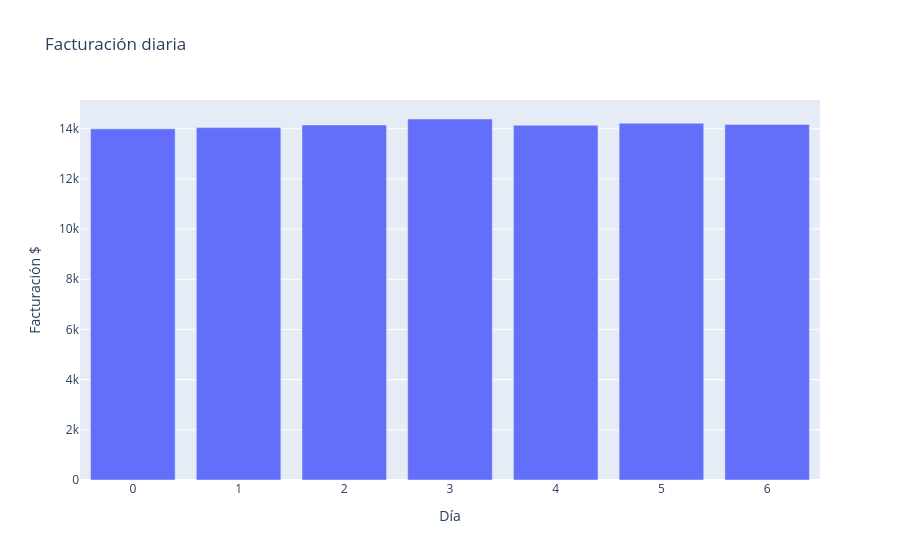

This figure's notebook cell:
### Markdown cell above
Creo un gráfico para ver la actividad por día.

### Code cell
figura_px14 = px.bar(dias_actividad,
                     x='dia_semana',
                     y='amount',    
                     title='Facturación diaria',
                     labels={
                         'dia_semana': 'Día',
                         'amount': 'Facturación $'
                          })

figura_px14.show()

### Figure 1 — Plotly figure (JSON) as saved in the notebook; plotly's stock layout.template omitted (floating-point values rounded to 4 significant figures)
{"data": [{"hovertemplate": "Día=%{x}<br>Facturación $=%{y}<extra></extra>", "legendgroup": "", "marker": {"color": "#636efa", "pattern": {"shape": ""}}, "name": "", "orientation": "v", "showlegend": false, "textposition": "auto", "type": "bar", "x": [0, 1, 2, 3, 4, 5, 6], "xaxis": "x", "y": [13996, 14045, 14152, 14388, 14138, 14221, 14171], "yaxis": "y"}], "layout": {"barmode": "relative", "legend": {"tracegroupgap": 0}, "title": {"text": "Facturación diaria"}, "xaxis": {"anchor": "y", "domain": [0, 1], "title": {"text": "Día"}}, "yaxis": {"anchor": "x", "domain": [0, 1], "title": {"text": "Facturación $"}}}}
